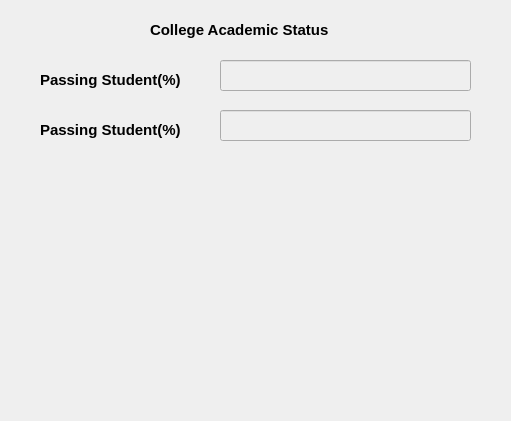
<?xml version="1.0" encoding="UTF-8"?>
<ui version="4.0">
 <class>Frame</class>
 <widget class="QFrame" name="Frame">
  <property name="geometry">
   <rect>
    <x>0</x>
    <y>0</y>
    <width>511</width>
    <height>421</height>
   </rect>
  </property>
  <property name="windowTitle">
   <string>Frame</string>
  </property>
  <widget class="QLabel" name="label">
   <property name="geometry">
    <rect>
     <x>150</x>
     <y>20</y>
     <width>191</width>
     <height>20</height>
    </rect>
   </property>
   <property name="font">
    <font>
     <pointsize>11</pointsize>
     <weight>75</weight>
     <bold>true</bold>
    </font>
   </property>
   <property name="text">
    <string>College Academic Status</string>
   </property>
  </widget>
  <widget class="QLabel" name="label_2">
   <property name="geometry">
    <rect>
     <x>40</x>
     <y>70</y>
     <width>161</width>
     <height>20</height>
    </rect>
   </property>
   <property name="font">
    <font>
     <pointsize>11</pointsize>
     <weight>75</weight>
     <bold>true</bold>
    </font>
   </property>
   <property name="text">
    <string>Passing Student(%)</string>
   </property>
  </widget>
  <widget class="QLabel" name="label_3">
   <property name="geometry">
    <rect>
     <x>40</x>
     <y>120</y>
     <width>161</width>
     <height>20</height>
    </rect>
   </property>
   <property name="font">
    <font>
     <pointsize>11</pointsize>
     <weight>75</weight>
     <bold>true</bold>
    </font>
   </property>
   <property name="text">
    <string>Passing Student(%)</string>
   </property>
  </widget>
  <widget class="QLineEdit" name="lineEdit">
   <property name="enabled">
    <bool>false</bool>
   </property>
   <property name="geometry">
    <rect>
     <x>220</x>
     <y>60</y>
     <width>251</width>
     <height>31</height>
    </rect>
   </property>
  </widget>
  <widget class="QLineEdit" name="lineEdit_2">
   <property name="enabled">
    <bool>false</bool>
   </property>
   <property name="geometry">
    <rect>
     <x>220</x>
     <y>110</y>
     <width>251</width>
     <height>31</height>
    </rect>
   </property>
  </widget>
 </widget>
 <resources/>
 <connections/>
</ui>
